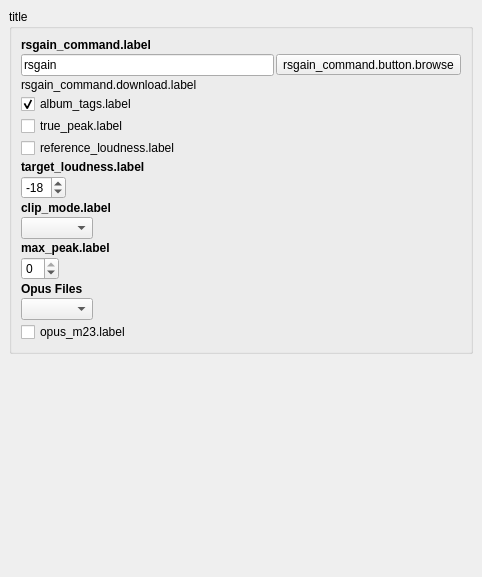
<?xml version="1.0" encoding="UTF-8"?>
<ui version="4.0">
 <class>ReplayGain2OptionsPage</class>
 <widget class="QWidget" name="ReplayGain2OptionsPage">
  <property name="geometry">
   <rect>
    <x>0</x>
    <y>0</y>
    <width>482</width>
    <height>577</height>
   </rect>
  </property>
  <property name="sizePolicy">
   <sizepolicy hsizetype="Fixed" vsizetype="Preferred">
    <horstretch>0</horstretch>
    <verstretch>0</verstretch>
   </sizepolicy>
  </property>
  <layout class="QVBoxLayout">
   <property name="spacing">
    <number>6</number>
   </property>
   <property name="leftMargin">
    <number>9</number>
   </property>
   <property name="topMargin">
    <number>9</number>
   </property>
   <property name="rightMargin">
    <number>9</number>
   </property>
   <property name="bottomMargin">
    <number>9</number>
   </property>
   <item>
    <widget class="QGroupBox" name="replay_gain">
     <property name="title">
      <string>title</string>
     </property>
     <layout class="QVBoxLayout">
      <property name="spacing">
       <number>2</number>
      </property>
      <property name="leftMargin">
       <number>9</number>
      </property>
      <property name="topMargin">
       <number>9</number>
      </property>
      <property name="rightMargin">
       <number>9</number>
      </property>
      <property name="bottomMargin">
       <number>9</number>
      </property>
      <item>
       <widget class="QLabel" name="label">
        <property name="font">
         <font>
          <bold>true</bold>
         </font>
        </property>
        <property name="text">
         <string>rsgain_command.label</string>
        </property>
       </widget>
      </item>
      <item>
       <layout class="QHBoxLayout" name="horizontalLayout">
        <item>
         <widget class="QLineEdit" name="rsgain_command">
          <property name="text">
           <string notr="true">rsgain</string>
          </property>
         </widget>
        </item>
        <item>
         <widget class="QToolButton" name="rsgain_command_browse">
          <property name="text">
           <string>rsgain_command.button.browse</string>
          </property>
         </widget>
        </item>
       </layout>
      </item>
      <item>
       <widget class="QLabel" name="label_6">
        <property name="text">
         <string>rsgain_command.download.label</string>
        </property>
        <property name="openExternalLinks">
         <bool>true</bool>
        </property>
        <property name="textInteractionFlags">
         <set>Qt::TextBrowserInteraction</set>
        </property>
       </widget>
      </item>
      <item>
       <widget class="QCheckBox" name="album_tags">
        <property name="text">
         <string>album_tags.label</string>
        </property>
        <property name="checked">
         <bool>true</bool>
        </property>
       </widget>
      </item>
      <item>
       <widget class="QCheckBox" name="true_peak">
        <property name="whatsThis">
         <string>true_peak.help</string>
        </property>
        <property name="text">
         <string>true_peak.label</string>
        </property>
       </widget>
      </item>
      <item>
       <widget class="QCheckBox" name="reference_loudness">
        <property name="text">
         <string>reference_loudness.label</string>
        </property>
       </widget>
      </item>
      <item>
       <widget class="QLabel" name="label_5">
        <property name="font">
         <font>
          <bold>true</bold>
         </font>
        </property>
        <property name="text">
         <string>target_loudness.label</string>
        </property>
       </widget>
      </item>
      <item>
       <widget class="QSpinBox" name="target_loudness">
        <property name="sizePolicy">
         <sizepolicy hsizetype="Fixed" vsizetype="Fixed">
          <horstretch>0</horstretch>
          <verstretch>0</verstretch>
         </sizepolicy>
        </property>
        <property name="minimum">
         <number>-30</number>
        </property>
        <property name="maximum">
         <number>-5</number>
        </property>
        <property name="value">
         <number>-18</number>
        </property>
       </widget>
      </item>
      <item>
       <widget class="QLabel" name="label_2">
        <property name="font">
         <font>
          <bold>true</bold>
         </font>
        </property>
        <property name="text">
         <string>clip_mode.label</string>
        </property>
       </widget>
      </item>
      <item>
       <widget class="QComboBox" name="clip_mode">
        <property name="sizePolicy">
         <sizepolicy hsizetype="Fixed" vsizetype="Fixed">
          <horstretch>0</horstretch>
          <verstretch>0</verstretch>
         </sizepolicy>
        </property>
        <property name="maxCount">
         <number>3</number>
        </property>
       </widget>
      </item>
      <item>
       <widget class="QLabel" name="label_3">
        <property name="sizePolicy">
         <sizepolicy hsizetype="Maximum" vsizetype="Preferred">
          <horstretch>0</horstretch>
          <verstretch>0</verstretch>
         </sizepolicy>
        </property>
        <property name="font">
         <font>
          <bold>true</bold>
         </font>
        </property>
        <property name="text">
         <string>max_peak.label</string>
        </property>
       </widget>
      </item>
      <item>
       <widget class="QSpinBox" name="max_peak">
        <property name="sizePolicy">
         <sizepolicy hsizetype="Fixed" vsizetype="Fixed">
          <horstretch>0</horstretch>
          <verstretch>0</verstretch>
         </sizepolicy>
        </property>
        <property name="minimum">
         <number>-5</number>
        </property>
        <property name="maximum">
         <number>0</number>
        </property>
       </widget>
      </item>
      <item>
       <widget class="QLabel" name="label_4">
        <property name="font">
         <font>
          <bold>true</bold>
         </font>
        </property>
        <property name="text">
         <string>Opus Files</string>
        </property>
       </widget>
      </item>
      <item>
       <widget class="QComboBox" name="opus_mode">
        <property name="sizePolicy">
         <sizepolicy hsizetype="Fixed" vsizetype="Fixed">
          <horstretch>0</horstretch>
          <verstretch>0</verstretch>
         </sizepolicy>
        </property>
        <property name="currentIndex">
         <number>-1</number>
        </property>
        <property name="maxCount">
         <number>3</number>
        </property>
       </widget>
      </item>
      <item>
       <widget class="QCheckBox" name="opus_m23">
        <property name="text">
         <string>opus_m23.label</string>
        </property>
       </widget>
      </item>
     </layout>
    </widget>
   </item>
   <item>
    <spacer>
     <property name="orientation">
      <enum>Qt::Vertical</enum>
     </property>
     <property name="sizeHint" stdset="0">
      <size>
       <width>263</width>
       <height>21</height>
      </size>
     </property>
    </spacer>
   </item>
  </layout>
 </widget>
 <resources/>
 <connections/>
</ui>
